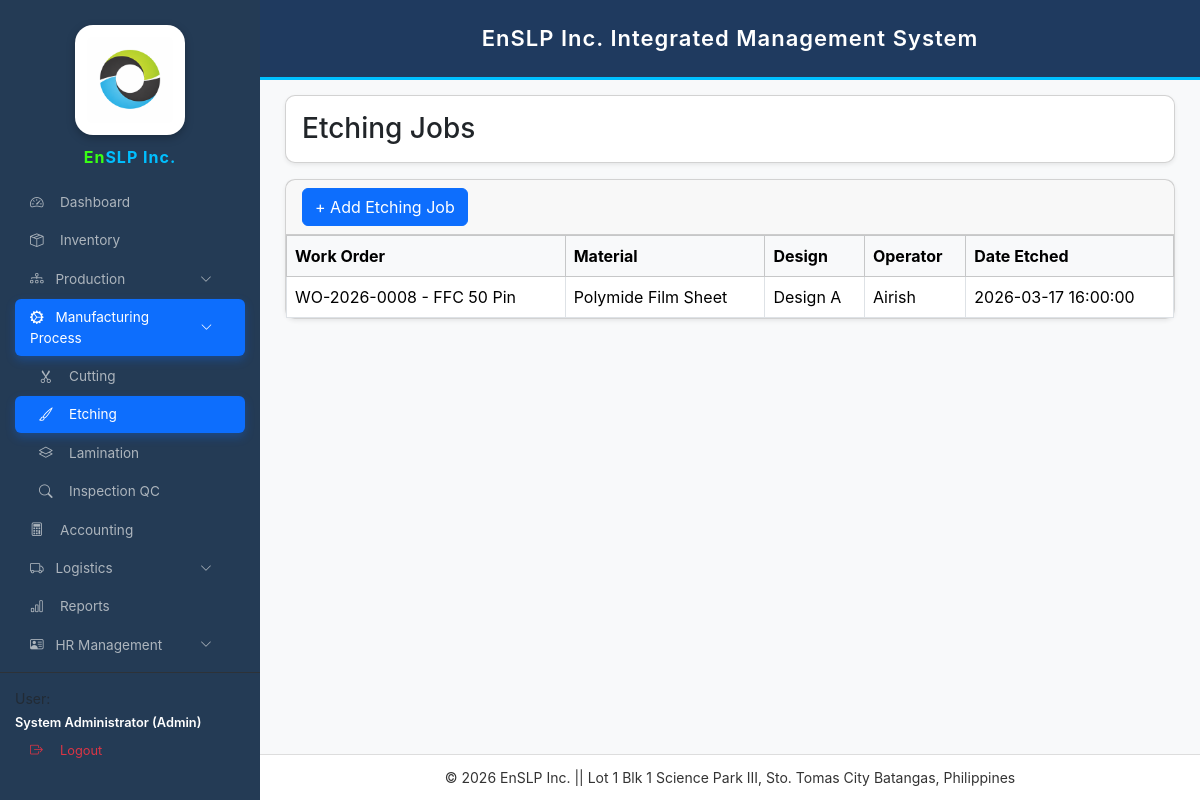
Page /etching.php (signed in) on the earlier database version.
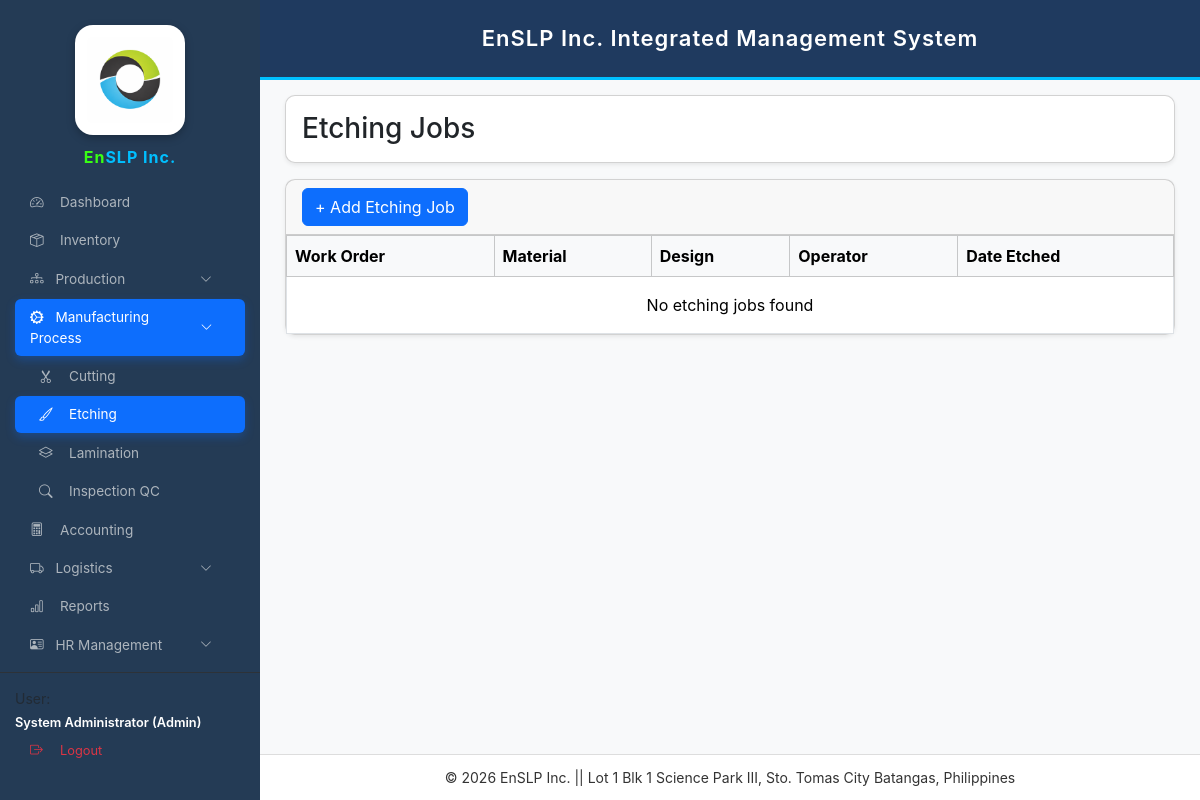
Same page on the later database version.
### tables this page shows
CREATE TABLE `etching_jobs` (
  `id` int(11) NOT NULL,
  `work_order_id` varchar(50) NOT NULL,
  `item_id` int(11) DEFAULT NULL,
  `design` varchar(100) DEFAULT NULL,
  `operator` varchar(100) DEFAULT NULL,
  `date_etched` timestamp NOT NULL DEFAULT current_timestamp(),
  `quantity` int(11) DEFAULT 0
);

CREATE TABLE `work_orders` (
  `id` int(11) NOT NULL,
  `wo_no` varchar(50) DEFAULT NULL,
  `product_name` varchar(150) NOT NULL,
  `client_name` varchar(150) NOT NULL,
  `qty` int(11) DEFAULT 0,
  `start_date` date DEFAULT NULL,
  `due_date` date DEFAULT NULL,
  `status` enum('Pending','In Progress','QC','Completed') NOT NULL DEFAULT 'Pending',
  `date_started` date NOT NULL,
  `date_completed` date DEFAULT NULL,
  `remarks` varchar(255) DEFAULT NULL,
  `created_at` timestamp NOT NULL DEFAULT current_timestamp(),
  `finished_at` datetime DEFAULT NULL,
  `current_step` varchar(50) DEFAULT NULL
);

CREATE TABLE `inventory_items` (
  `id` int(11) NOT NULL,
  `item_name` varchar(150) NOT NULL,
  `unit` varchar(30) DEFAULT 'pcs',
  `quantity` int(11) NOT NULL DEFAULT 0,
  `reorder_level` int(11) NOT NULL DEFAULT 0,
  `created_at` datetime NOT NULL DEFAULT current_timestamp()
);

### etching.php (the view, shortened to what this page needs)
<?php
require_once "config.php";
$stmt=$conn->query("
SELECT e.*,i.item_name,w.wo_no,w.product_name
FROM etching_jobs e
LEFT JOIN inventory_items i ON e.item_id=i.id
LEFT JOIN work_orders w ON e.work_order_id=w.id
ORDER BY e.id DESC
");
$jobs=$stmt->fetchAll(PDO::FETCH_ASSOC);
?>
<!DOCTYPE html>
<html>
<head>
<link href="https://cdn.jsdelivr.net/npm/bootstrap@5.3.3/dist/css/bootstrap.min.css" rel="stylesheet">
</head>
<body>
<div class="d-flex">
<?php include 'sidebar.php'; ?>
<?php include 'header.php'; ?>
<div class="main-content flex-grow-1">
<div class="card shadow-sm mb-3">
<div class="card-body">
<h3 class="mb-0">Etching Jobs</h3>
</div>
</div>
<div class="card shadow-sm">
<div class="card-header">
<button class="btn btn-primary"
data-bs-toggle="modal"
data-bs-target="#addEtchingModal">
+ Add Etching Job
</button>
</div>
<div class="card-body p-0">
<table class="table table-bordered mb-0">
<thead class="table-light">
<tr>
<th>Work Order</th>
<th>Material</th>
<th>Design</th>
<th>Operator</th>
<th>Date Etched</th>
</tr>
</thead>
<tbody>
<?php if($jobs){ ?>
<?php foreach($jobs as $row){ ?>
<tr>
<td><?=$row['wo_no']?> - <?=$row['product_name']?></td>
<td><?=$row['item_name']?></td>
<td><?=$row['design']?></td>
<td><?=$row['operator']?></td>
<td><?=$row['date_etched']?></td>
</tr>
<?php } ?>
<?php }else{ ?>
<tr>
<td colspan="5" class="text-center p-3">
No etching jobs found
</td>
</tr>
<?php } ?>
</tbody>
</table>
</div>
</div>
</div>
</div>
<?php include 'footer.php'; ?>
</body>
</html>

Differences in the rows shown:
removed etching_jobs: work_order.wo_no "WO-2026-0008", work_order.product_name "FFC 50 Pin", inventory_items.item_name "Polymide Film Sheet", design "Design A", operator "Airish", date_etched "2026-03-17 16:00:00"
Other differences:
text now shown: "No etching jobs found"
